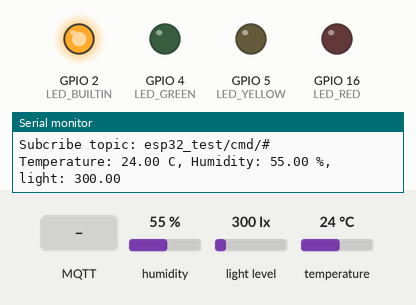
This program was run on a simulated ESP32. Parts: output pins drawn as LEDs (lit = HIGH), the last lines printed to the serial monitor. The inputs (shaded band) are chosen by the test bench; at power-on: humidity 55 %, light level 300 lx, temperature 24 °C. WiFi joins after 1.5 s; servers stay silent unless stated; no MQTT or app messages arrive unless stated.

Above: at 2.9 s.
3.0 s: MQTT message "LedRed" arrives on the first subscribed topic
At 6.82 s:
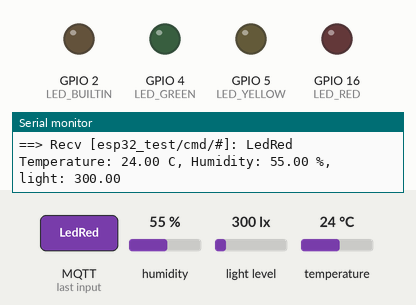
8.2 s: MQTT message "LedGreen" arrives on the first subscribed topic
13.2 s: MQTT message "LedYellow" arrives on the first subscribed topic
Timing chart, 0 to 23.4 s (numbered marks = the images above; inputs shaded):
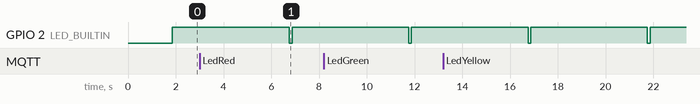

The program:

main.cpp
```cpp
/*
MQTT to Control Led and send temperature, humidiy and lux
Control Led:
* Red Led
- TurnOn: mosquitto_pub -h broker.emqx.io -t "esp_test/cmd/LedRed" -m "1"
- TurnOff: mosquitto_pub -h broker.emqx.io -t "esp_test/cmd/LedRed" -m "0"

* Yellow Led (only in ESP8266)
- TurnOn: mosquitto_pub -h broker.emqx.io -t "esp_test/cmd/LedYellow" -m "1"
- TurnOff: mosquitto_pub -h broker.emqx.io -t "esp_test/cmd/LedYellow" -m "0"

* Green Led
- TurnOn: mosquitto_pub -h broker.emqx.io -t "esp_test/cmd/LedGreen" -m "1"
- TurnOff: mosquitto_pub -h broker.emqx.io -t "esp_test/cmd/LedGreen" -m "0"

Receive sensor data:
- subcribe ke topik "esp_test/data/#
*/
#include <Arduino.h>
#include <Ticker.h>
#include <PubSubClient.h>
#if defined(ESP32)
  #include <WiFi.h>
#endif
#if defined(ESP8266)
  #include <ESP8266WiFi.h>
#endif
#include <Wire.h>
#include "BH1750.h"
#include "DHTesp.h" // Click here to get the library: http://librarymanager/All#DHTesp
#include "device.h"
#if defined(ESP32)
  #define LED_COUNT 3
  const uint8_t arLed[LED_COUNT] = {LED_RED, LED_YELLOW, LED_GREEN};
#endif

#if defined(ESP8266)
  #define LED_COUNT 3
  const uint8_t arLed[LED_COUNT] = {LED_RED, LED_YELLOW, LED_GREEN};
#endif

const char* ssid = "hepatitisc";
const char* password = "qwertyuiop";

#define MQTT_BROKER  "broker.emqx.io"
// #define MQTT_BROKER  "52.32.182.17"
#define MQTT_TOPIC_PUBLISH   "esp32_test/data"
#define MQTT_TOPIC_SUBSCRIBE "esp32_test/cmd/#"
WiFiClient wifiClient;
PubSubClient  mqtt(wifiClient);

Ticker timerPublish, ledOff;
DHTesp dht;
BH1750 lightMeter;

char g_szDeviceId[30];
void WifiConnect();
boolean mqttConnect();
void onPublishMessage();

void setup() {
  Serial.begin(9600);
  delay(100);
  pinMode(LED_BUILTIN, OUTPUT);
  for (uint8_t i=0; i<LED_COUNT; i++)
    pinMode(arLed[i], OUTPUT);
  pinMode(PIN_SW, INPUT);

  dht.setup(PIN_DHT, DHTesp::DHT11);
  Wire.begin(PIN_SDA, PIN_SCL);
  lightMeter.begin(BH1750::CONTINUOUS_HIGH_RES_MODE, 0x23, &Wire);

  Serial.printf("Free Memory: %d\n", ESP.getFreeHeap());
  WifiConnect();
  mqttConnect();
  #if defined(ESP8266)
    timerPublish.attach_ms_scheduled(5000, onPublishMessage);
  #elif defined (ESP32)
    timerPublish.attach_ms(5000, onPublishMessage);
  #endif
}

void loop() {
    mqtt.loop();
}

//Message arrived [esp32_test/cmd/led1]: 0
void mqttCallback(char* topic, byte* payload, unsigned int len) {
  String strTopic = topic;
  int8_t idx = strTopic.lastIndexOf('/')+1;
  String strDev = strTopic.substring(idx);
  Serial.printf("==> Recv [%s]: ", topic);
  Serial.write(payload, len);
  Serial.println();

  byte nValue = payload[0]-'0';
  if (nValue>=0 && nValue<=1)
  {
    if (strDev=="LedRed")
      digitalWrite(LED_RED, nValue);
      Serial.println("RED");
    if (strDev=="LedGreen")
      digitalWrite(LED_GREEN, nValue);
      Serial.println("GREEN");
  // #ifdef ESP8266
    if (strDev=="LedYellow")
      digitalWrite(LED_YELLOW, nValue);
  // #endif
  }
}

void onPublishMessage()
{
  char szTopic[50];
  char szData[10];

  digitalWrite(LED_BUILTIN, LED_BUILTIN_ON);
  float humidity = dht.getHumidity();
  float temperature = dht.getTemperature();
  float lux = lightMeter.readLightLevel();
  if (dht.getStatus()==DHTesp::ERROR_NONE)
  {
    Serial.printf("Temperature: %.2f C, Humidity: %.2f %%, light: %.2f\n",
      temperature, humidity, lux);
    sprintf(szTopic, "%s/temp", MQTT_TOPIC_PUBLISH);
    sprintf(szData, "%.2f", temperature);
    mqtt.publish(szTopic, szData);

    sprintf(szTopic, "%s/humidity", MQTT_TOPIC_PUBLISH);
    sprintf(szData, "%.2f", humidity);
    mqtt.publish(szTopic, szData);
  }
  else
    Serial.printf("Light: %.2f lx\n", lux);

  sprintf(szTopic, "%s/light", MQTT_TOPIC_PUBLISH);
  sprintf(szData, "%.2f", lux);
  mqtt.publish(szTopic, szData);

  ledOff.once_ms(100, [](){
      digitalWrite(LED_BUILTIN, LED_BUILTIN_OFF);
  });
}

boolean mqttConnect() {
#if defined(ESP32)
  sprintf(g_szDeviceId, "esp32_%08X",(uint32_t)ESP.getEfuseMac());
#endif
#if defined(ESP8266)
  sprintf(g_szDeviceId, "esp8266_%08X",(uint32_t)ESP.getChipId());
#endif

  mqtt.setServer(MQTT_BROKER, 1883);
  mqtt.setCallback(mqttCallback);
  Serial.printf("Connecting to %s clientId: %s\n", MQTT_BROKER, g_szDeviceId);

 // Connect to MQTT Broker
  // Or, if you want to authenticate MQTT:
  boolean status = mqtt.connect(g_szDeviceId);

  if (status == false) {
    Serial.print(" fail, rc=");
    Serial.print(mqtt.state());
    return false;
  }
  Serial.println(" success");

  mqtt.subscribe(MQTT_TOPIC_SUBSCRIBE);
  Serial.printf("Subcribe topic: %s\n", MQTT_TOPIC_SUBSCRIBE);
  onPublishMessage();
  return mqtt.connected();
}

void WifiConnect()
{
  WiFi.mode(WIFI_STA);
  WiFi.begin(ssid, password);
  while (WiFi.waitForConnectResult() != WL_CONNECTED) {
    Serial.println("Connection Failed! Rebooting...");
    delay(5000);
    ESP.restart();
  }
  Serial.print("System connected with IP address: ");
  Serial.println(WiFi.localIP());
  Serial.printf("RSSI: %d\n", WiFi.RSSI());
}
```

device.h
```cpp
#if defined(ESP8266)
  #define PIN_SW     D5
  #define PIN_SCL    D1
  #define PIN_SDA    D2
  #define PIN_DHT    D3
  #define PIN_SW     D5
  #define LED_GREEN  D6
  #define LED_YELLOW D7
  #define LED_RED    D8
#elif defined(ESP32)
  #if !defined(LED_BUILTIN) // ESP32Cam
    #define LED_BUILTIN 33
  #endif
  #define LED_FLASH   4
  #define LED_RED     16
  #define LED_YELLOW 5
  #define LED_GREEN  4
  #define PIN_SW      0
  #define PIN_DHT    13 // pin 2, 12: program failed, 16: dht read error
  #define PIN_SDA    14
  #define PIN_SCL    15
#endif

#define LED_BUILTIN_ON  0
#define LED_BUILTIN_OFF 1

#define LED_ON  1
#define LED_OFF 0
```

Measured:
- by itself, GPIO 2 (LED_BUILTIN): alternates HIGH for 4.9 s and LOW for 0.11 s
